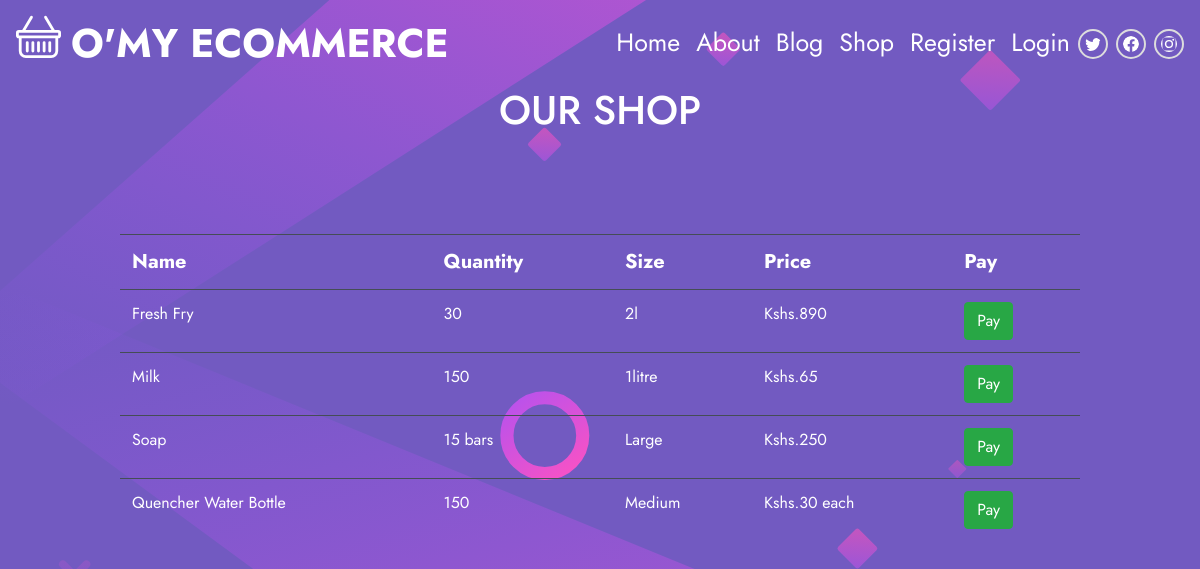
The app's page /shop/, older data.
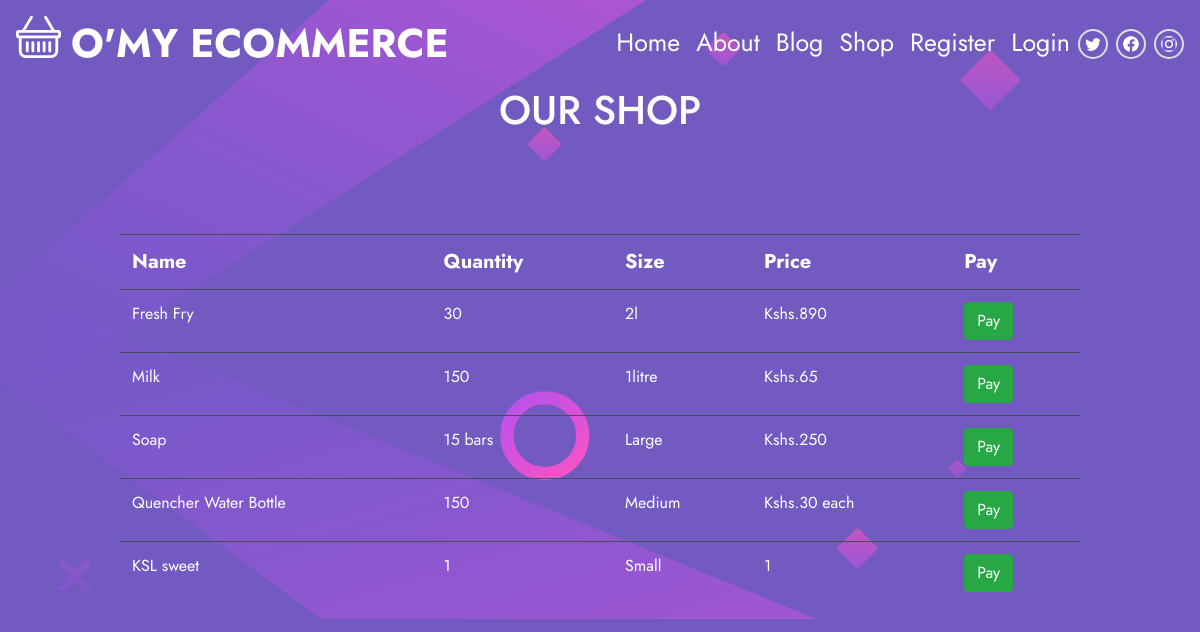
The same page, newer data.
### morningDjangoHtmlFormsProject/models.py (models this page shows)
class Product(models.Model):
    name = models.CharField(max_length=30, blank=False, null=False)
    qtty = models.CharField(max_length=30, blank=False, null=False)
    size = models.CharField(max_length=25, blank=False, null=False)
    price = models.CharField(max_length=20, blank=False, null=False)

### morningDjangoHtmlFormsProject/views.py (the view)
# urls.py: path('shop/', user_views.shop, name='shop-page'),
def shop(request):
    all_products = Product.objects.all()
    context = {"all_products": all_products}
    return render(request, 'shop.html', context)

### templates/shop.html
{% extends 'master.html' %}
{% load static %}
{% block content %}
    <div>
        <h1 class="products-heading text-white text-center">OUR SHOP</h1>
    <div class="products-table">
         <table class="products-list table table-dark table-hover">
            <tr class="list-heading">
                <th>Name</th>
                <th>Quantity</th>
                <th>Size</th>
                <th>Price</th>
                <th>Pay</th>
            </tr>
            {% for product in all_products %}
                <tr>
                    <td>{{ product.name }}</td>
                    <td>{{ product.qtty }}</td>
                    <td>{{ product.size }}</td>
                    <td>{{ product.price }}</td>
                    <td><a href="/pay/{{ product.id }}" class="btn btn-success">Pay</a></td>
                </tr>
            {% endfor %}
        </table>
    </div>
    </div>
{% endblock %}

### templates/master.html (shortened to what this page needs)
<!DOCTYPE html>
<html lang="en">
<head>
    {% load static %}
    {% load crispy_forms_tags %}
    <link rel="stylesheet" href="{% static 'bootstrap/css/bootstrap.css' %}">
    <link rel="stylesheet" href="{% static 'bootstrap/css/styles.css' %}">
</head>
<body>
<nav class="navbar navbar-expand-md">
    <a class="navbar-brand font-weight-bolder text-white nav-heading" href="{% url 'home-page' %}">O'MY ECOMMERCE</a>
    <div class="collapse navbar-collapse justify-content-end" id="collapsibleNavbar">
        <ul class="navbar-nav links">
            <li class="nav-item">
                <a class="nav-link text-white" href="{% url 'home-page' %}">Home</a>
            </li>
            <li class="nav-item">
                <a class="nav-link text-white" href="#">About</a>
            </li>
            <li class="nav-item">
                <a class="nav-link text-white" href="#">Blog</a>
            </li>
            <li class="nav-item">
                <a class="nav-link text-white" href="{% url 'shop-page' %}">Shop</a>
            </li>
            {% if user.is_authenticated %}
                <li class="nav-item">
                    <a class="nav-link text-white" href="{% url 'all-products' %}">Products</a>
                </li>
                <li class="nav-item">
                    <a class="nav-link text-white" href="{% url 'add-product-page' %}">Add Product</a>
                </li>
                <li class="logout nav-item">
                    <a class="nav-link text-white" href="{% url 'logout-page' %}">Logout</a>
                </li>
            {% else %}
                <li class="nav-item">
                    <a class="nav-link text-white" href="{% url 'register-page' %}">Register</a>
                </li>
                <li class="nav-item">
                    <a class="nav-link text-white" href="{% url 'login-page' %}">Login</a>
                </li>
            {% endif %}
            <div class="social-icons">
                <a href="#"></a>
                <a href="#"></a>
                <a href="#"> </a>
            </div>
        </ul>
    </div>
</nav>
<section>
    {% block content %}
    {% endblock %}
</section>
</body>
</html>

Row changes from the older to the newer data that the page shows:
added Product: name "KSL sweet", qtty "1", size "Small", price "1"
